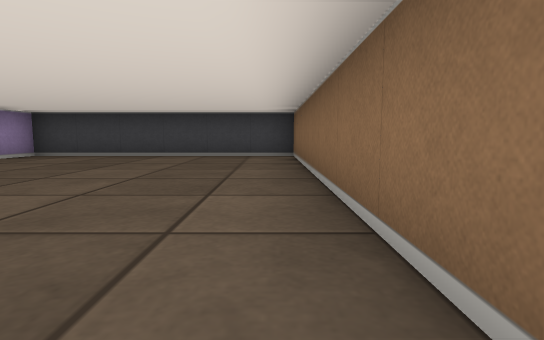
View 1 (above)

12 first-person views from a walk through a cub3D maze. The camera is about half as high as the walls, tilts 6° down and sees 80° across. The floor is counted in squares. Each view is taken from the middle of a square. On the plan, view 1 faces up. The plan holds only what a view shows up to about 9 squares ahead; the rest is blank.

View 2
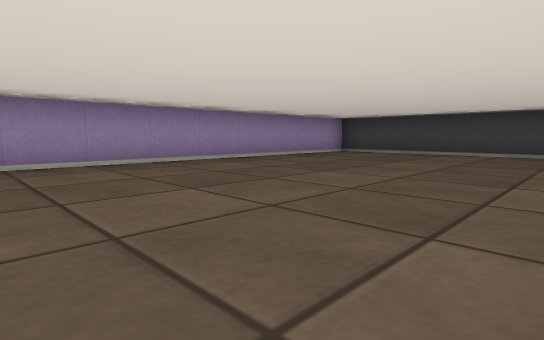

View 3
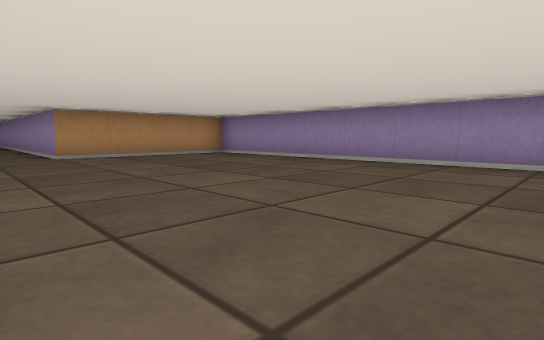

View 4
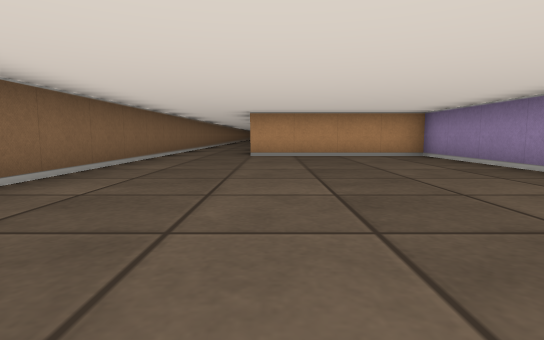

View 5
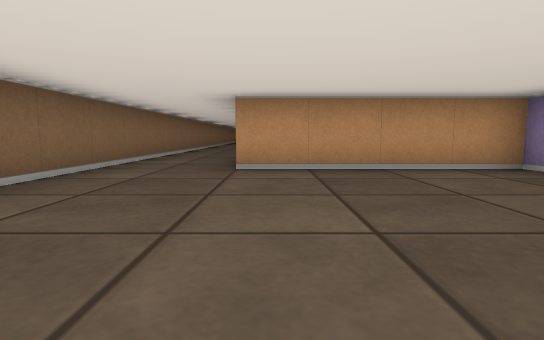

View 6
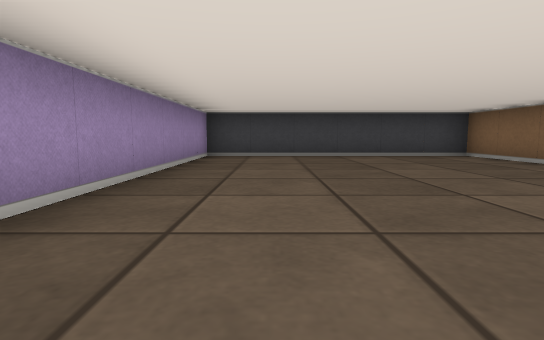

View 7
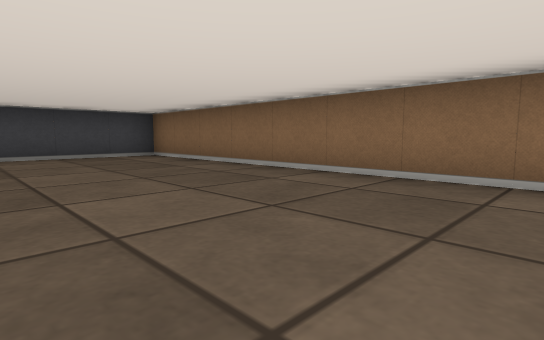

View 8
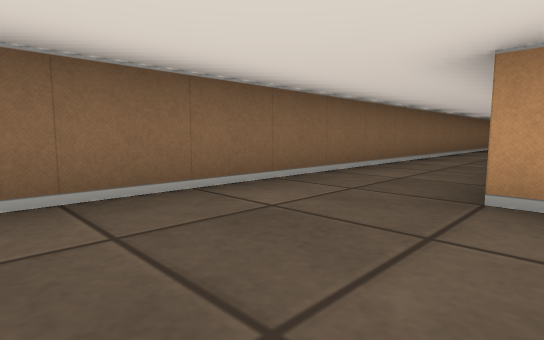

View 9
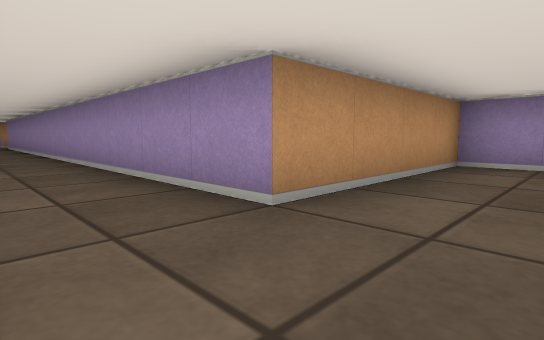

View 10
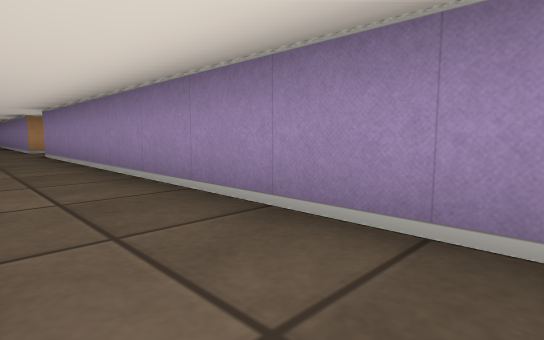

View 11
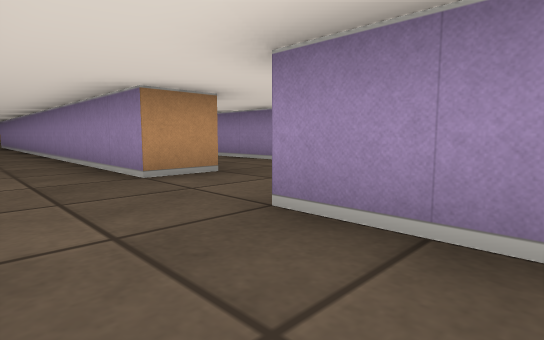

View 12
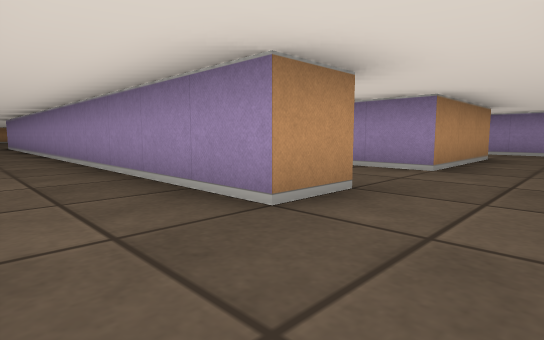

### Floor plan
Points are (right, up) in squares from view 1. A wall is a line through its corners. A room is listed if a view was taken in it or the views show most of it. See-through windows are left out.
Room 1 (views 1, 2, 3, 4, 5, 6, 7, 8, 9)
walls: (0.5, -4.4) (0.5, 7.5) (-5.5, 7.5) (-5.5, -4.5) (-1.5, -4.5)
ways out: opening at (-0.5, -5) to room 2
Room 2 (views 10, 11, 12)
walls: (-1.5, -19.5) (-1.5, -29.4); (0.5, -12.4) (0.5, -4.4); (-1.5, -4.5) (-1.5, -17.5)
ways out: opening at (-0.5, -5) to room 1; opening at (-2, -18.5)

Positions as (right, up) in squares from view 1, and headings:
1: (0, 0), facing up
2: (0, -1), facing up-left
3: (0, 3), facing down-left
4: (-2, 3), facing down
5: (-2, 0), facing down
6: (-4, 0), facing up
7: (-3, 0), facing up-right
8: (-2, -2), facing down-right
9: (0, -3), facing down-left
10: (0, -9), facing down-left
11: (0, -16), facing down-left
12: (0, -18), facing down-left
